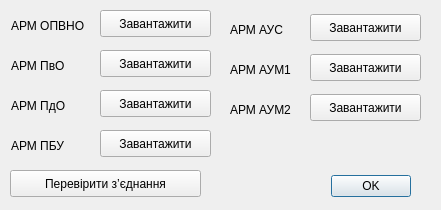
<?xml version="1.0" encoding="UTF-8"?>
<ui version="4.0">
 <class>DistributeDialog</class>
 <widget class="QDialog" name="DistributeDialog">
  <property name="geometry">
   <rect>
    <x>0</x>
    <y>0</y>
    <width>441</width>
    <height>210</height>
   </rect>
  </property>
  <property name="windowTitle">
   <string>Dialog</string>
  </property>
  <widget class="QDialogButtonBox" name="buttonBox">
   <property name="enabled">
    <bool>true</bool>
   </property>
   <property name="geometry">
    <rect>
     <x>230</x>
     <y>170</y>
     <width>181</width>
     <height>32</height>
    </rect>
   </property>
   <property name="orientation">
    <enum>Qt::Horizontal</enum>
   </property>
   <property name="standardButtons">
    <set>QDialogButtonBox::Ok</set>
   </property>
  </widget>
  <widget class="QLabel" name="labelSurface">
   <property name="geometry">
    <rect>
     <x>11</x>
     <y>16</y>
     <width>81</width>
     <height>20</height>
    </rect>
   </property>
   <property name="text">
    <string>АРМ ОПВНО</string>
   </property>
  </widget>
  <widget class="QPushButton" name="loadButtonSurface">
   <property name="geometry">
    <rect>
     <x>100</x>
     <y>10</y>
     <width>111</width>
     <height>27</height>
    </rect>
   </property>
   <property name="text">
    <string>Завантажити</string>
   </property>
  </widget>
  <widget class="QPushButton" name="loadButtonAir">
   <property name="geometry">
    <rect>
     <x>100</x>
     <y>50</y>
     <width>111</width>
     <height>27</height>
    </rect>
   </property>
   <property name="text">
    <string>Завантажити</string>
   </property>
  </widget>
  <widget class="QLabel" name="labelAir">
   <property name="geometry">
    <rect>
     <x>11</x>
     <y>56</y>
     <width>71</width>
     <height>20</height>
    </rect>
   </property>
   <property name="text">
    <string>АРМ ПвО</string>
   </property>
  </widget>
  <widget class="QLabel" name="labelSubSurface">
   <property name="geometry">
    <rect>
     <x>11</x>
     <y>96</y>
     <width>71</width>
     <height>20</height>
    </rect>
   </property>
   <property name="text">
    <string>АРМ ПдО</string>
   </property>
  </widget>
  <widget class="QPushButton" name="loadButtonSubSurface">
   <property name="geometry">
    <rect>
     <x>100</x>
     <y>90</y>
     <width>111</width>
     <height>27</height>
    </rect>
   </property>
   <property name="text">
    <string>Завантажити</string>
   </property>
  </widget>
  <widget class="QLabel" name="labelCMS">
   <property name="geometry">
    <rect>
     <x>11</x>
     <y>136</y>
     <width>71</width>
     <height>20</height>
    </rect>
   </property>
   <property name="text">
    <string>АРМ ПБУ</string>
   </property>
  </widget>
  <widget class="QPushButton" name="loadButtonCMS">
   <property name="geometry">
    <rect>
     <x>100</x>
     <y>130</y>
     <width>111</width>
     <height>27</height>
    </rect>
   </property>
   <property name="text">
    <string>Завантажити</string>
   </property>
  </widget>
  <widget class="QPushButton" name="loadButtonAGS2">
   <property name="geometry">
    <rect>
     <x>310</x>
     <y>94</y>
     <width>111</width>
     <height>27</height>
    </rect>
   </property>
   <property name="text">
    <string>Завантажити</string>
   </property>
  </widget>
  <widget class="QLabel" name="labelAGS1">
   <property name="geometry">
    <rect>
     <x>230</x>
     <y>60</y>
     <width>71</width>
     <height>20</height>
    </rect>
   </property>
   <property name="text">
    <string>АРМ АУМ1</string>
   </property>
  </widget>
  <widget class="QPushButton" name="loadButtonAGM">
   <property name="geometry">
    <rect>
     <x>310</x>
     <y>14</y>
     <width>111</width>
     <height>27</height>
    </rect>
   </property>
   <property name="text">
    <string>Завантажити</string>
   </property>
  </widget>
  <widget class="QLabel" name="labelAGM">
   <property name="geometry">
    <rect>
     <x>230</x>
     <y>20</y>
     <width>71</width>
     <height>20</height>
    </rect>
   </property>
   <property name="text">
    <string>АРМ АУС</string>
   </property>
  </widget>
  <widget class="QPushButton" name="loadButtonAGS1">
   <property name="geometry">
    <rect>
     <x>310</x>
     <y>54</y>
     <width>111</width>
     <height>27</height>
    </rect>
   </property>
   <property name="text">
    <string>Завантажити</string>
   </property>
  </widget>
  <widget class="QLabel" name="labelAGS2">
   <property name="geometry">
    <rect>
     <x>230</x>
     <y>100</y>
     <width>71</width>
     <height>20</height>
    </rect>
   </property>
   <property name="text">
    <string>АРМ АУМ2</string>
   </property>
  </widget>
  <widget class="QPushButton" name="checkConnectionButton">
   <property name="geometry">
    <rect>
     <x>10</x>
     <y>170</y>
     <width>191</width>
     <height>27</height>
    </rect>
   </property>
   <property name="text">
    <string>Перевірити з’єднання</string>
   </property>
  </widget>
 </widget>
 <resources/>
 <connections>
  <connection>
   <sender>buttonBox</sender>
   <signal>accepted()</signal>
   <receiver>DistributeDialog</receiver>
   <slot>accept()</slot>
   <hints>
    <hint type="sourcelabel">
     <x>248</x>
     <y>254</y>
    </hint>
    <hint type="destinationlabel">
     <x>157</x>
     <y>274</y>
    </hint>
   </hints>
  </connection>
  <connection>
   <sender>buttonBox</sender>
   <signal>rejected()</signal>
   <receiver>DistributeDialog</receiver>
   <slot>reject()</slot>
   <hints>
    <hint type="sourcelabel">
     <x>316</x>
     <y>260</y>
    </hint>
    <hint type="destinationlabel">
     <x>286</x>
     <y>274</y>
    </hint>
   </hints>
  </connection>
 </connections>
</ui>
